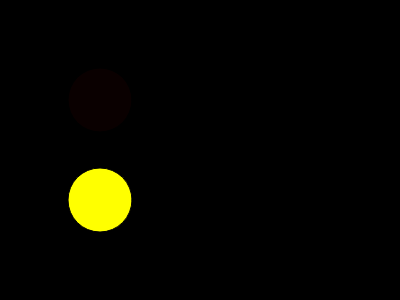
Frame 1 (no input)
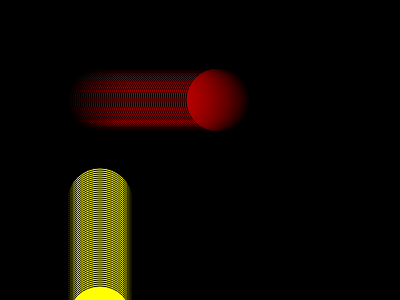
Frame 60 (no input)
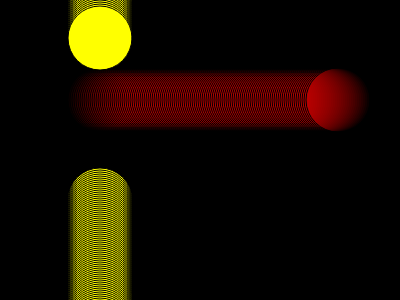
Frame 120 (the mouse pressed at the canvas centre since frame 60)

The p5.js sketch that drew these frames (run headless with seeded random() and noise() and a simulated clock; from frame 60 on, the mouse is pressed at the canvas centre):

// p5.js sketch
// ── sketch.js
// https://editor.p5js.org/jht1493/sketches/LpHeTo9Hl
// circleX circleY

let acircle = {
  x: 100,
  y: 100,
  c: [255, 0, 0, 10], // [red,green,blue,alpha],
  sx: 2,
  sy: 0
};

let bcircle = {
  x: 100,
  y: 200,
  // c: [255,0,0,10]
  c: 'yellow',
  sx: 0,
  sy: 2
};

function setup() {
  createCanvas(400, 300);
  background(0);
  // noStroke()
}

function draw() {
  fill(acircle.c);
  circle(acircle.x, acircle.y, 64);
  acircle.x = (acircle.x + acircle.sx) % width;
  acircle.y = (acircle.y + acircle.sy) % width;

  fill(bcircle.c);
  circle(bcircle.x, bcircle.y, 64);
  bcircle.x = (bcircle.x + bcircle.sx) % width;
  bcircle.y = (bcircle.y + bcircle.sy) % width;
}

// function mousePressed() {
//   circleX = 0;
// }

// Make Your Own (Make Your Own Variable)
// Code! Programming with p5.js
// The Coding Train / Daniel Shiffman
// https://thecodingtrain.com/beginners/p5js/2.2-make-your-own.html
// https://youtu.be/dRhXIIFp-ys

// Make Your Own Variable: https://editor.p5js.org/codingtrain/sketches/xPXNdPy17
// Growing Circle Exercise: https://editor.p5js.org/codingtrain/sketches/ehbMJ-otC
